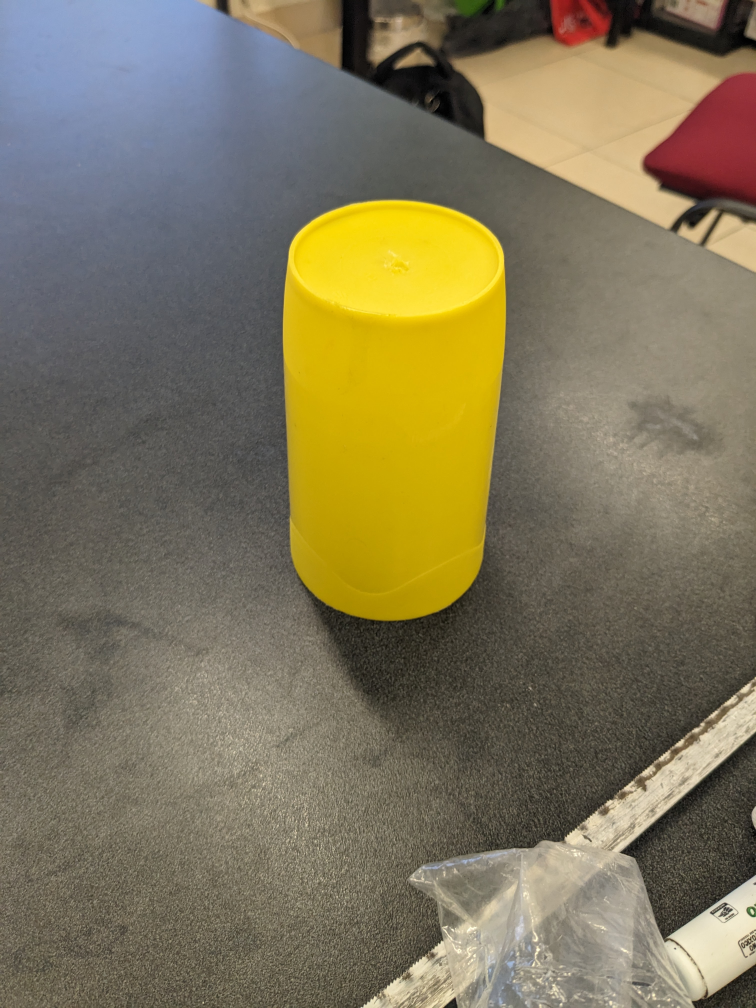
#> input picture PI_07_ManipulacionVideos/figuras/img_yellow.jpg, 3024 x 4032 px, given in place of video_ejemplo.mp4, which was not available (shown at 1/4 size)
$ jupyter execute PI_07_videos.ipynb   (text cells are left out)
#> lines starting #> are read from the running program, lines starting #| are printed output that depends on the picture; after the words box and inside, x2 and y2 are one past the last pixel; in counts of white or black regions, pixels touching at a corner belong together; pictures that were not available may be replaced by others from this repository, and a replacement may not be noted
[cell 1]
#Librerías básicas de esta notebook
import matplotlib.pyplot as plt
import numpy as np
import cv2 as cv

[cell 2]
video = cv.VideoCapture("videos/video_ejemplo.mp4")
while(video.isOpened()):
    ret, frame = video.read()
#> frame is the input picture: shape (4032, 3024, 3); mean B, G, R 90.2, 117.7, 126.6
    #ret es una  variable booleana, true -> existe imagen , false -> No existe (final de video)
    if ret:
        cv.imshow("video original", frame)


        if cv.waitKey(1) & 0xFF == ord('q'):
#> (key q is pressed here)
            break
    else:
        break
video.release()
cv.destroyAllWindows()

[cell 3]
def binarizacion(img):
    imagen_gray = cv.cvtColor(img, cv.COLOR_BGR2GRAY)
    thr, img_thr = cv.threshold(imagen_gray, 100,255, cv.THRESH_BINARY)
    filtro_mediana=cv.medianBlur(img_thr ,7)
    img_binarizada = filtro_mediana
    return img_binarizada

def risize_with_binarization():
    time.sleep(0.005)
    img =frame.copy()
    ratio=0.9
    alto=  int( (img.shape[0])*ratio )
    ancho= int( (img.shape[1])*ratio  )
    img=cv.resize( img ,(ancho, alto), interpolation=cv.INTER_NEAREST )
    img = binarizacion(img)
    # cv.imshow("video original", frame)

    cv.imshow("video resize", img)
    #cv.imutils('capturar/imagen_'+str())
    # cv.imshow("video original", frame)

[cell 4]
import time

# video = cv.VideoCapture("videos/video_ejemplo.mp4")
video = cv.VideoCapture(0)
while(video.isOpened()):
    ret, frame = video.read()
    #ret es una  variable booleana, true -> existe imagen , false -> No existe (final de video)
    if ret:
        risize_with_binarization()
#> in binarizacion, `imagen_gray = cv.cvtColor(img, cv.COLOR_BGR2GRAY)`:
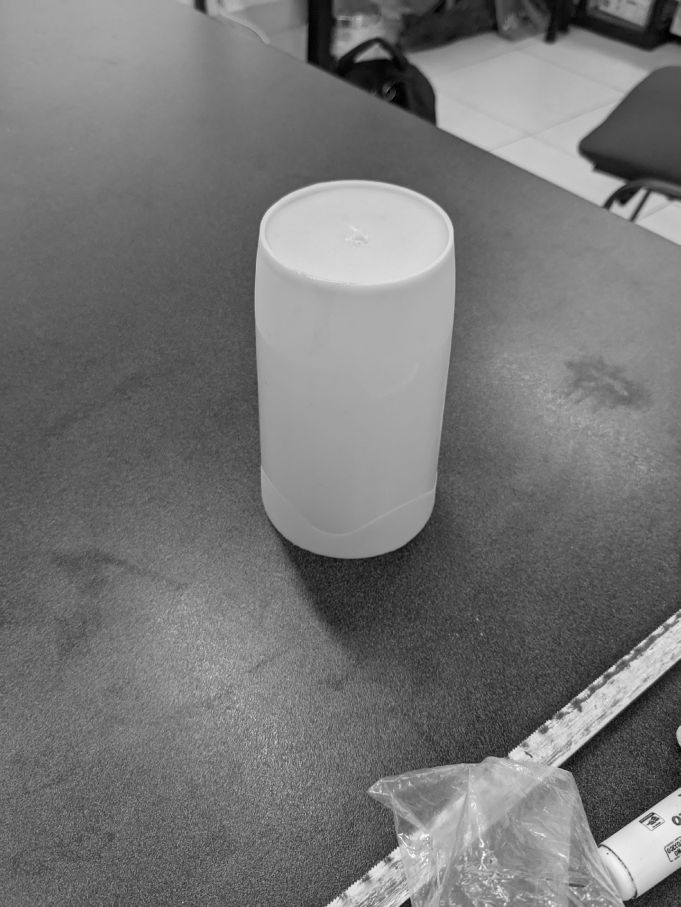
#> imagen_gray: shape (3628, 2721) (shown at 1/4 size); min 0, max 253, mean 117.2
#> in binarizacion, `thr, img_thr = cv.threshold(imagen_gray, 100,255, cv.THRESH_BINARY)`:
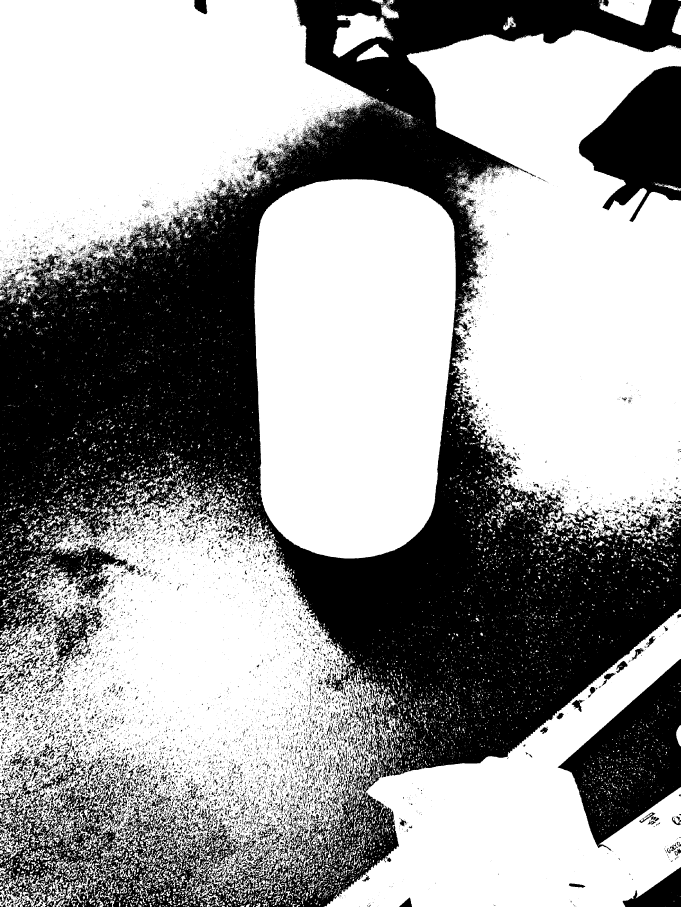
#> img_thr: shape (3628, 2721) (shown at 1/4 size); 61.1% white; 16608 black regions (14316 under 20 px), largest, box (x1, y1, x2, y2) and area: (0, 0, 2721, 3628) 3219472, (2231, 2636, 2721, 3403) 183806, (2315, 263, 2721, 888) 145878
#> in binarizacion, `filtro_mediana=cv.medianBlur(img_thr ,7)`:
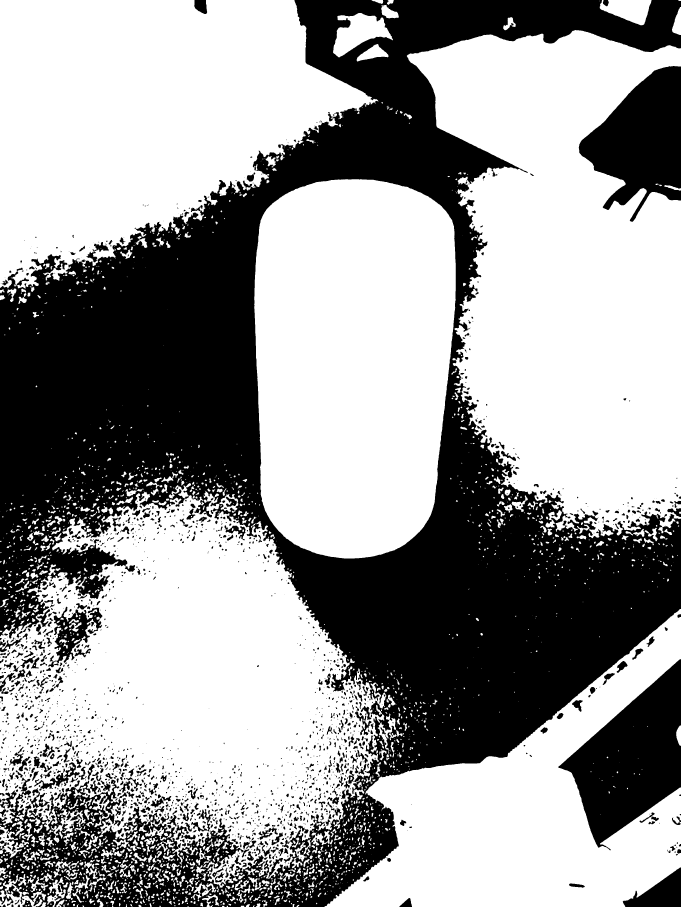
#> filtro_mediana: shape (3628, 2721) (shown at 1/4 size); 61% white; 2235 black regions (965 under 20 px), largest, box (x1, y1, x2, y2) and area: (0, 0, 2721, 3628) 3306213, (2233, 2637, 2721, 3401) 188581, (2315, 264, 2721, 887) 145990

        if cv.waitKey(1) & 0xFF == ord('q'):
#> (key q is pressed here)
